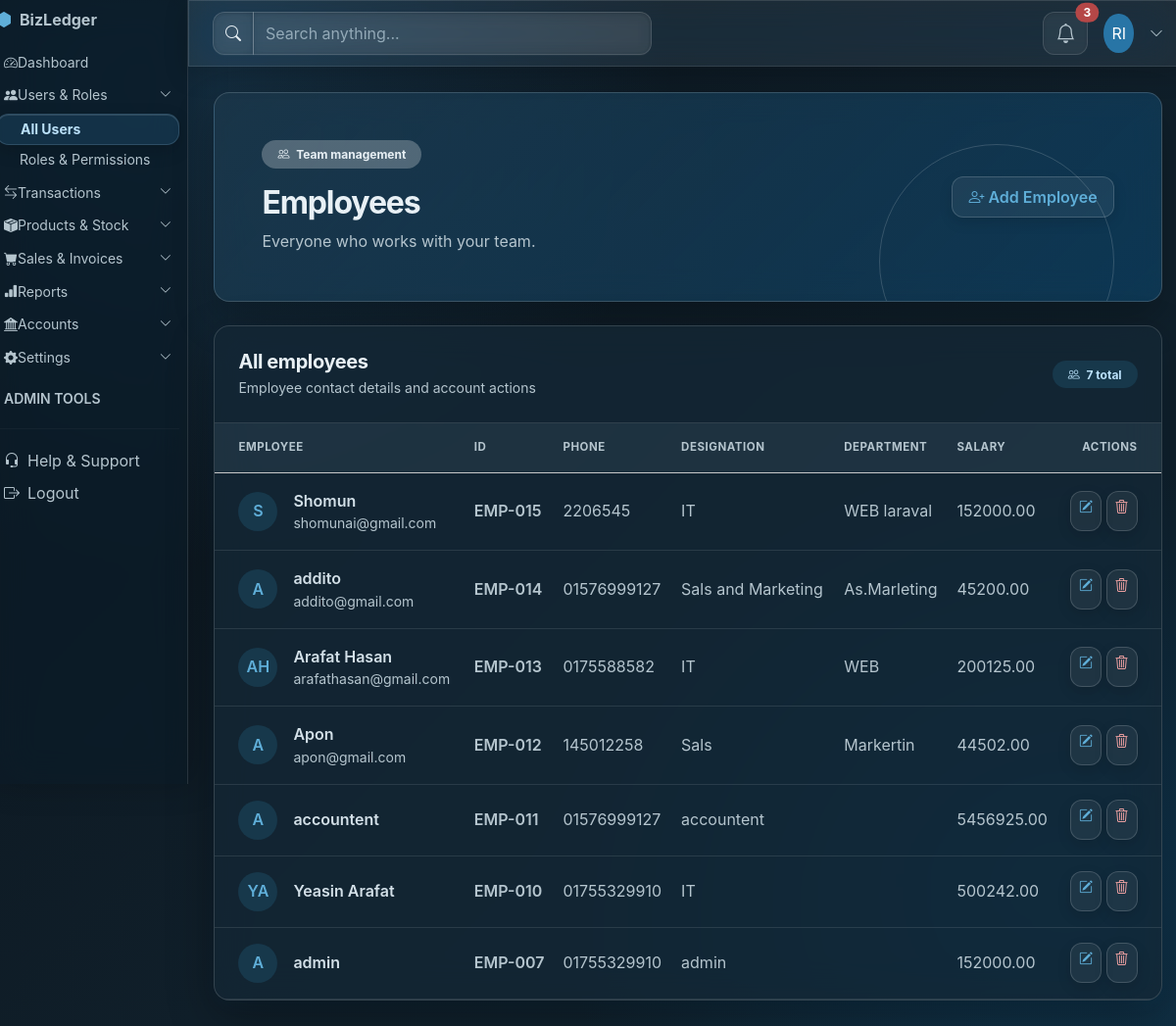
The page /admin/employlist.php on the database as committed earlier.
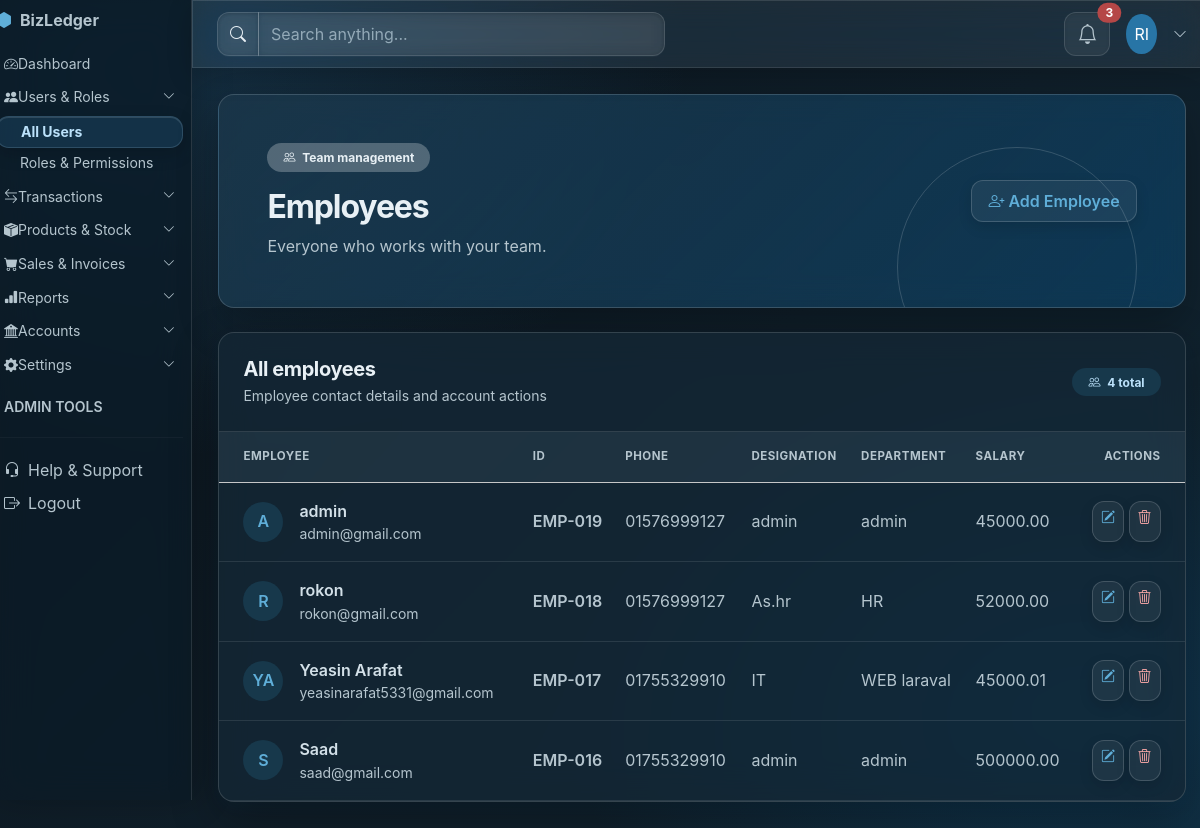
The same page on the database as committed later.
### tables this page shows
CREATE TABLE `employees` (
  `employee_id` int UNSIGNED NOT NULL,
  `company_id` int UNSIGNED NOT NULL,
  `user_id` int UNSIGNED DEFAULT NULL,
  `employee_name` varchar(150) NOT NULL,
  `phone` varchar(30) DEFAULT NULL,
  `designation` varchar(100) DEFAULT NULL,
  `department` varchar(100) DEFAULT NULL,
  `joining_date` date DEFAULT NULL,
  `basic_salary` decimal(15,2) NOT NULL DEFAULT '0.00',
  `status` tinyint NOT NULL DEFAULT '1',
  `created_at` timestamp NOT NULL DEFAULT CURRENT_TIMESTAMP,
  `updated_at` timestamp NOT NULL DEFAULT CURRENT_TIMESTAMP ON UPDATE CURRENT_TIMESTAMP,
  `login_email` varchar(150) DEFAULT NULL,
  `login_password` varchar(255) DEFAULT NULL,
  `login_role` enum('admin','accountant','employees') DEFAULT NULL
);

### admin/employlist.php (the view, shortened to what this page needs)
<?php
include_once 'assets/db/bdconfig.php';
$rowData = $conn->query("SELECT * FROM employees ORDER BY employee_id DESC");
?>
<!DOCTYPE html>
<html lang="en">
<head>
    <link href="https://cdn.jsdelivr.net/npm/bootstrap@5.3.3/dist/css/bootstrap.min.css" rel="stylesheet">
    <link href="https://cdn.jsdelivr.net/npm/bootstrap-icons@1.11.3/font/bootstrap-icons.min.css" rel="stylesheet">
    <link href="assets/css/dashboard-shared.css" rel="stylesheet">
    <link href="assets/css/glassmorphism.css" rel="stylesheet">
</head>
<body class="bg-body-tertiary dashboard-page">
    <div class="container-fluid px-0">
        <div class="row min-vh-100">
            <div class="col-lg-3 col-xl-2 p-0 bg-dark">
                <?php include 'include/adminsidebar.php'; ?>
            </div>
            <main class="col-12 col-lg-9 col-xl-10 p-0">
                <?php include 'include/adminheadbar.php'; ?>
                <div class="p-3 p-md-4 p-xl-5">
                    <section class="dashboard-hero rounded-4 shadow-sm text-white p-4 p-lg-5 mb-4">
                        <div class="dashboard-hero-content d-flex flex-column flex-md-row justify-content-between align-items-md-center gap-4">
                            <div>
                                <span class="badge rounded-pill bg-white bg-opacity-25 text-white px-3 py-2 mb-3">
                                    <i class="bi bi-people me-1" aria-hidden="true"></i> Team management
                                </span>
                                <h1 class="h2 fw-bold mb-2">Employees</h1>
                                <p class="mb-0 text-white-50">Everyone who works with your team.</p>
                            </div>
                            <a class="btn btn-light text-primary fw-semibold px-3 py-2 text-nowrap" href="permissions.php">
                                <i class="bi bi-person-plus me-1" aria-hidden="true"></i>Add Employee
                            </a>
                        </div>
                    </section>
                    <section class="card dashboard-card rounded-4 shadow-sm overflow-hidden" aria-labelledby="employee-list-title">
                        <div class="card-body p-0">
                            <div class="d-flex flex-wrap justify-content-between align-items-center gap-2 p-3 p-md-4 border-bottom">
                                <div>
                                    <h2 class="h5 dashboard-section-title fw-bold mb-1" id="employee-list-title">All employees</h2>
                                    <p class="small dashboard-subtitle mb-0">Employee contact details and account actions</p>
                                </div>
                                <span class="badge rounded-pill bg-primary-subtle text-primary-emphasis px-3 py-2">
                                    <i class="bi bi-people me-1" aria-hidden="true"></i>
                                    <?php echo $rowData ? (int) $rowData->num_rows : 0; ?> total
                                </span>
                            </div>
                            <div class="table-responsive">
                                <table class="table table-hover align-middle mb-0">
                                    <thead class="table-light">
                                        <tr>
                                            <th scope="col" class="ps-4 py-3 small text-uppercase text-secondary">Employee</th>
                                            <th scope="col" class="py-3 small text-uppercase text-secondary">ID</th>
                                            <th scope="col" class="py-3 small text-uppercase text-secondary">Phone</th>
                                            <th scope="col" class="py-3 small text-uppercase text-secondary">Designation</th>
                                            <th scope="col" class="py-3 small text-uppercase text-secondary">Department</th>
                                            <th scope="col" class="py-3 small text-uppercase text-secondary">Salary</th>
                                            <th scope="col" class="pe-4 py-3 small text-uppercase text-secondary text-end">Actions</th>
                                        </tr>
                                    </thead>
                                    <tbody>
                                        <?php if ($rowData && $rowData->num_rows > 0) { ?>
                                            <?php while ($row = $rowData->fetch_assoc()) { ?>
                                                <?php
                                                $nameParts = preg_split('/\s+/', trim($row['employee_name']));
                                                $initials = strtoupper(substr($nameParts[0] ?? '', 0, 1) . (count($nameParts) > 1 ? substr(end($nameParts), 0, 1) : ''));
                                                ?>
                                                <tr>
                                                    <td class="ps-4 py-3">
                                                        <div class="d-flex align-items-center gap-3">
                                                            <span class="d-inline-flex align-items-center justify-content-center rounded-circle bg-primary-subtle text-primary fw-semibold flex-shrink-0" style="width: 2.5rem; height: 2.5rem">
                                                                <?php echo $initials ; ?>
                                                            </span>
                                                            <div>
                                                                <div class="fw-semibold"><?php echo $row['employee_name']; ?></div>
                                                                <div class="small text-secondary"><?php echo $row['login_email'] ; ?></div>
                                                            </div>
                                                        </div>
                                                    </td>
                                                    <td class="fw-semibold text-secondary">
                                                        EMP-<?php echo str_pad((int) $row['employee_id'], 3, '0', STR_PAD_LEFT); ?>
                                                    </td>
                                                    <td class="text-secondary"><?php echo $row['phone'] ; ?></td>
                                                    <td class="text-secondary"><?php echo $row['designation'] ; ?></td>
                                                    <td class="text-secondary"><?php echo $row['department'] ; ?></td>
                                                    <td class="text-secondary"><?php echo $row['basic_salary'] ; ?></td>
                                                    <td class="pe-4 text-end text-nowrap">
                                                        <a class="btn btn-sm btn-light text-primary" href="employedit.php?id=<?php echo $row['employee_id']; ?>" aria-label="Edit employee" title="Edit employee">
                                                            <i class="bi bi-pencil-square" aria-hidden="true"></i>
                                                        </a>
                                                        <a class="btn btn-sm btn-light text-danger" onclick="return confirm('Delete this employee?')" href="deleteemploy.php?id=<?php echo $row['employee_id']; ?>" aria-label="Delete employee" title="Delete employee">
                                                            <i class="bi bi-trash3" aria-hidden="true"></i>
                                                        </a>
                                                    </td>
                                                </tr>
                                            <?php } ?>
                                        <?php } ?>
                                    </tbody>
                                </table>
                            </div>
                        </div>
                    </section>
                </div>
        </div>
    </div>
</body>
</html>

### admin/include/adminsidebar.php (shortened to what this page needs)
<?php $current = basename($_SERVER['PHP_SELF']); ?>
<aside class="offcanvas-lg offcanvas-start w-100 h-100 min-vh-100 bg-dark text-white" tabindex="-1" id="sidebar">
  <div class="offcanvas-body d-flex flex-column p-2">
    <a class="d-flex align-items-center gap-2 text-white text-decoration-none fw-bold fs-6 mb-3" href="dashboard_admin.php">
      <i class="bi bi-hexagon-fill text-primary"></i> BizLedger
    </a>
    <nav class="nav flex-column gap-1 small" id="menu">
      <a class="nav-link rounded px-2 py-1 <?= $current == 'dashboard_admin.php' ? 'active bg-primary text-white' : 'text-white text-opacity-75' ?>" href="dashboard_admin.php">
        <i class="bi bi-speedometer2"></i>Dashboard
      </a>
      <a class="nav-link rounded d-flex align-items-center px-2 py-1 small text-white text-opacity-75" data-bs-toggle="collapse" href="#sub0">
        <i class="bi bi-people-fill"></i>Users &amp; Roles<i class="bi bi-chevron-down ms-auto small"></i>
      </a>
      <div class="collapse <?= in_array($current, ['users.php', 'permissions.php', 'employlist.php', 'employedit.php']) ? 'show' : '' ?>" id="sub0">
        <a class="nav-link ps-4 py-1 small <?= in_array($current, ['employlist.php', 'employedit.php']) ? 'active bg-primary text-white' : 'text-white text-opacity-75' ?>" href="employlist.php">All Users</a>
        <a class="nav-link ps-4 py-1 small rounded <?= $current == 'permissions.php' ? 'active bg-primary text-white' : 'text-white text-opacity-75' ?>" href="permissions.php">Roles &amp; Permissions</a>
      </div>
      <a class="nav-link rounded d-flex align-items-center px-2 py-1 small <?= in_array($current, ['transactions.php', 'add_transaction.php']) ? 'text-white' : 'text-white text-opacity-75' ?>" data-bs-toggle="collapse" href="#sub1" aria-expanded="<?= in_array($current, ['transactions.php', 'add_transaction.php']) ? 'true' : 'false' ?>" aria-controls="sub1">
        <i class="bi bi-arrow-left-right"></i>Transactions<i class="bi bi-chevron-down ms-auto small"></i>
      </a>
      <a class="nav-link rounded d-flex align-items-center px-2 py-1 small text-white text-opacity-75" data-bs-toggle="collapse" href="#sub2">
        <i class="bi bi-box-seam-fill"></i>Products &amp; Stock<i class="bi bi-chevron-down ms-auto small"></i>
      </a>
      <a class="nav-link rounded d-flex align-items-center px-2 py-1 small text-white text-opacity-75" data-bs-toggle="collapse" href="#sub3">
        <i class="bi bi-cart-fill"></i>Sales &amp; Invoices<i class="bi bi-chevron-down ms-auto small"></i>
      </a>
      <a class="nav-link rounded d-flex align-items-center px-2 py-1 small text-white text-opacity-75" data-bs-toggle="collapse" href="#sub4">
        <i class="bi bi-bar-chart-fill"></i>Reports<i class="bi bi-chevron-down ms-auto small"></i>
      </a>
      <a class="nav-link rounded d-flex align-items-center px-2 py-1 small <?= in_array($current, ['chart_of_accounts.php', 'ledgers.php']) ? 'text-white' : 'text-white text-opacity-75' ?>" data-bs-toggle="collapse" href="#sub5" aria-expanded="<?= in_array($current, ['chart_of_accounts.php', 'ledgers.php']) ? 'true' : 'false' ?>" aria-controls="sub5">
        <i class="bi bi-bank2"></i>Accounts<i class="bi bi-chevron-down ms-auto small"></i>
      </a>
      <a class="nav-link rounded d-flex align-items-center px-2 py-1 small text-white text-opacity-75" data-bs-toggle="collapse" href="#sub6">
        <i class="bi bi-gear-fill"></i>Settings<i class="bi bi-chevron-down ms-auto small"></i>
      </a>
    </nav>
    <div class="text-uppercase small fw-semibold text-white-50 px-2 pt-3 pb-1">Admin Tools</div>
    <hr class="border-light opacity-25">
    <nav class="nav flex-column mt-auto">
      <a class="nav-link rounded px-2 py-1 small text-white text-opacity-75" href="#"><i class="bi bi-headset me-2"></i>Help &amp; Support</a>
      <a class="nav-link rounded px-2 py-1 small text-white text-opacity-75" href="logout.php"><i class="bi bi-box-arrow-right me-2"></i>Logout</a>
    </nav>
  </div>
</aside>

### admin/include/adminheadbar.php (shortened to what this page needs)
<header class="navbar bg-white border-bottom px-3 px-md-4 py-2 sticky-top">
  <div class="input-group d-none d-sm-flex" style="max-width: 28rem">
    <span class="input-group-text bg-light border-end-0"><i class="bi bi-search"></i></span>
    <input id="q" class="form-control bg-light border-start-0" type="search" placeholder="Search anything...">
  </div>
  <div class="ms-auto d-flex align-items-center gap-3">
    <button class="btn btn-light position-relative" type="button" aria-label="Notifications"><i class="bi bi-bell fs-5"></i><span class="position-absolute top-0 start-100 translate-middle badge rounded-pill bg-danger">3</span></button>
    <div class="dropdown">
      <a href="#" class="d-flex align-items-center gap-2 text-decoration-none text-reset"
         id="userMenu" data-bs-toggle="dropdown" aria-expanded="false">
        <div class="rounded-circle bg-primary text-white d-flex align-items-center justify-content-center px-2 py-2">RI</div>
        <i class="bi bi-chevron-down small text-muted"></i>
      </a>
    </div>
  </div>
</header>

### admin/assets/css/dashboard-shared.css (style rules this page uses)
:root { --dashboard-ink: #17233c; --dashboard-muted: #68758b; }
body.dashboard-page { color: var(--dashboard-ink); background: #f5f7fb; }
.dashboard-hero { position: relative; overflow: hidden; background: radial-gradient(circle at 88% 20%, rgba(255, 255, 255, .16), transparent 25%), linear-gradient(120deg, #173b8f, #3159c9 62%, #4777df); }
.dashboard-hero::after { position: absolute; right: 3rem; bottom: -5rem; width: 15rem; height: 15rem; border: 1px solid rgba(255, 255, 255, .16); border-radius: 50%; content: ""; pointer-events: none; }
.dashboard-hero-content { position: relative; z-index: 1; }
.dashboard-card { border: 1px solid #e9edf5; transition: box-shadow .2s ease, transform .2s ease; }
.dashboard-section-title { color: var(--dashboard-ink); letter-spacing: -.02em; }
.dashboard-subtitle { color: var(--dashboard-muted); }

Rows that differ between the two databases and show on the page:
removed employees: employee_name "S", employee_name "Shomun", login_email "shomunai@gmail.com", employee_id "015", phone "2206545", designation "IT", department "WEB laraval", basic_salary "152000.00"
removed employees: employee_name "A", employee_name "addito", login_email "addito@gmail.com", employee_id "014", phone "01576999127", designation "Sals and Marketing", department "As.Marleting", basic_salary "45200.00"
removed employees: employee_name "AH", employee_name "Arafat Hasan", login_email "arafathasan@gmail.com", employee_id "013", phone "0175588582", designation "IT", department "WEB", basic_salary "200125.00"
removed employees: employee_name "A", employee_name "Apon", login_email "apon@gmail.com", employee_id "012", phone "145012258", designation "Sals", department "Markertin", basic_salary "44502.00"
removed employees: employee_name "A", employee_name "accountent", employee_id "011", phone "01576999127", designation "accountent", basic_salary "5456925.00"
removed employees: employee_name "YA", employee_name "Yeasin Arafat", employee_id "010", phone "01755329910", designation "IT", basic_salary "500242.00"
removed employees: employee_name "A", employee_name "admin", employee_id "007", phone "01755329910", designation "admin", basic_salary "152000.00"
added employees: employee_name "A", employee_name "admin", login_email "admin@gmail.com", employee_id "019", phone "01576999127", designation "admin", department "admin", basic_salary "45000.00"
added employees: employee_name "R", employee_name "rokon", login_email "rokon@gmail.com", employee_id "018", phone "01576999127", designation "As.hr", department "HR", basic_salary "52000.00"
added employees: employee_name "YA", employee_name "Yeasin Arafat", login_email "yeasinarafat5331@gmail.com", employee_id "017", phone "01755329910", designation "IT", department "WEB laraval", basic_salary "45000.01"
added employees: employee_name "S", employee_name "Saad", login_email "saad@gmail.com", employee_id "016", phone "01755329910", designation "admin", department "admin", basic_salary "500000.00"
Other text that changed with them:
$rowData->num_rows: "7" → "4"
